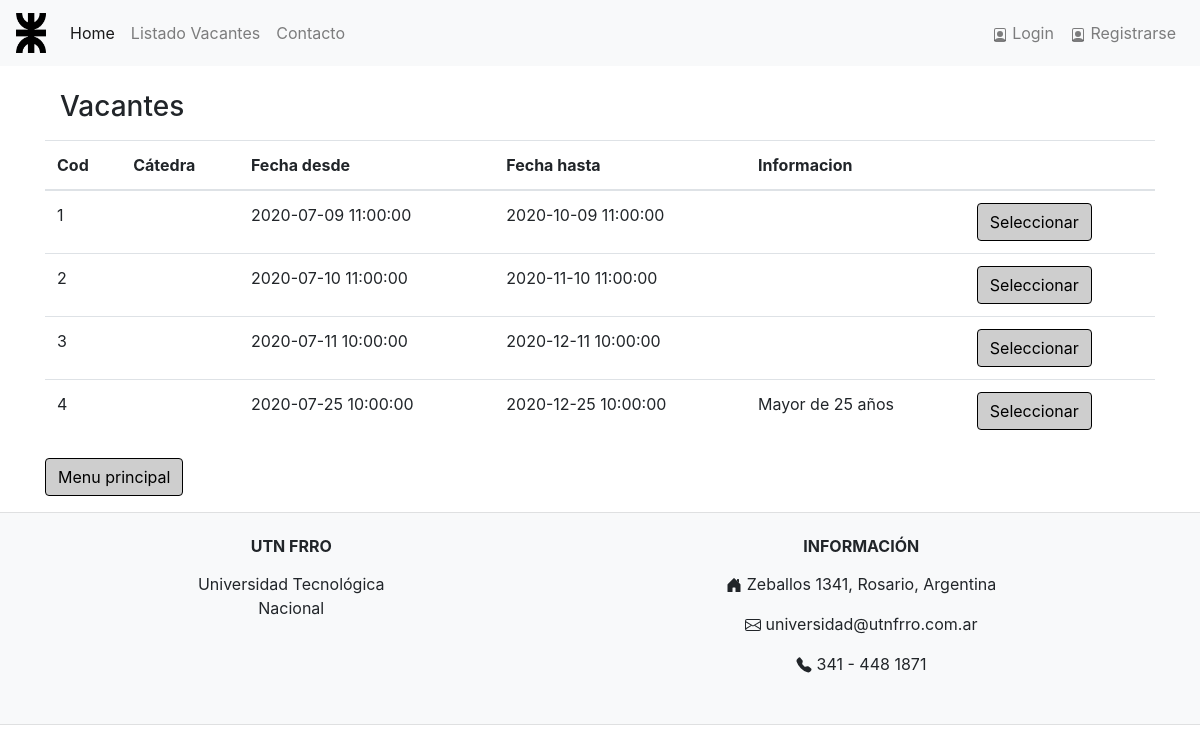
The page /Logic/vacantes.php on the database as committed earlier.
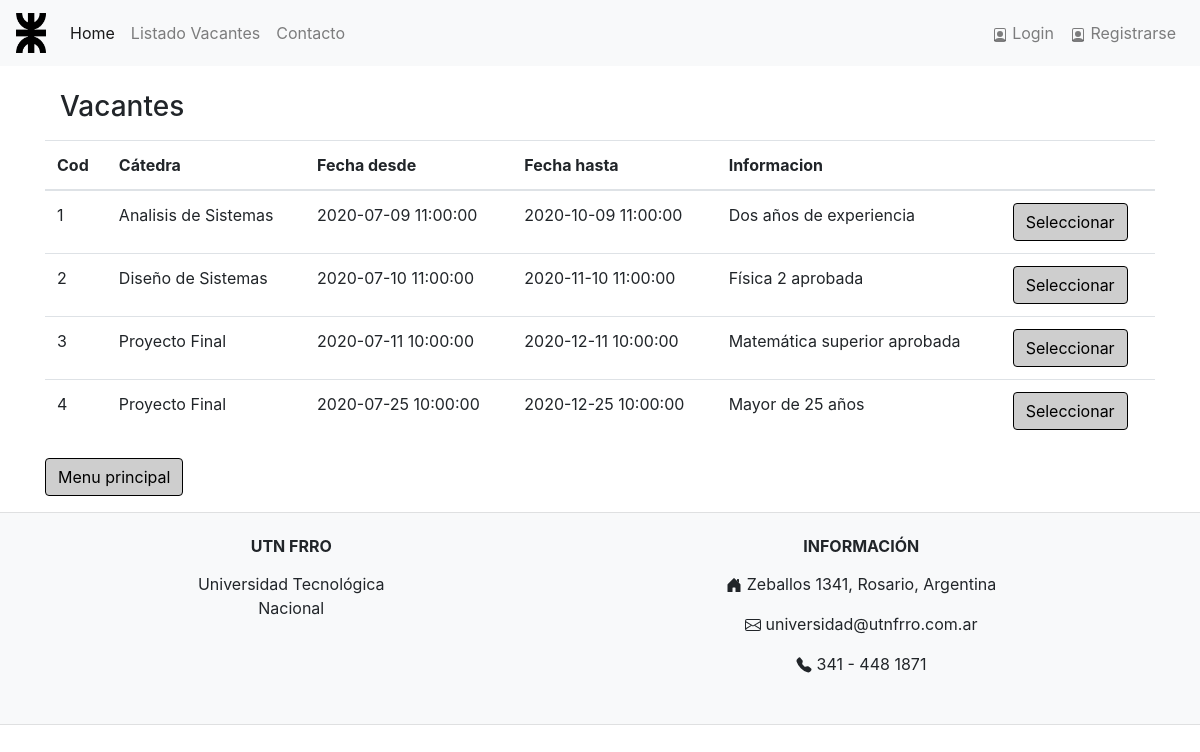
The same page on the database as committed later.
### tables this page shows
CREATE TABLE `vacante` (
  `cod_vacante` int(11) NOT NULL,
  `fecha_desde` datetime NOT NULL,
  `fecha_hasta` datetime NOT NULL,
  `info_general` varchar(45) DEFAULT NULL,
  `cod_catedra` int(11) NOT NULL,
  PRIMARY KEY (`cod_vacante`),
  KEY `fk_vacante_catedra_idx` (`cod_catedra`),
  CONSTRAINT `fk_vacante_catedra` FOREIGN KEY (`cod_catedra`) REFERENCES `catedra` (`cod_catedra`) ON UPDATE CASCADE
);

CREATE TABLE `catedra` (
  `cod_catedra` int(11) NOT NULL,
  `nombre_catedra` varchar(45) NOT NULL,
  `legajo` int(11) NOT NULL,
  `cod_departamento` int(11) NOT NULL,
  PRIMARY KEY (`cod_catedra`),
  KEY `fk_catedra_jefe-catedra_idx` (`legajo`),
  KEY `fk_catedra_departamento_idx` (`cod_departamento`),
  CONSTRAINT `fk_catedra_departamento` FOREIGN KEY (`cod_departamento`) REFERENCES `departamento` (`cod_departamento`) ON UPDATE CASCADE,
  CONSTRAINT `fk_catedra_jefe` FOREIGN KEY (`legajo`) REFERENCES `jefe_catedra` (`legajo`) ON UPDATE CASCADE
);

### Logic/vacantes.php (the view, shortened to what this page needs)
<!DOCTYPE html>
<html>
<head>
    <?php
    include_once("../Logic/header.php");
    ?>
</head>
<body>
    <?php
    $sentencia = "SELECT v.cod_vacante, v.fecha_desde, v.fecha_hasta, v.info_general, c.nombre_catedra
                FROM vacante v
                INNER JOIN catedra c
                ON v.cod_catedra=c.cod_catedra
                WHERE NOW() < fecha_hasta";
    $resultado = mysqli_query($link, $sentencia) or die(mysqli_error($link));
    ?>
    <div class="container">
        <div class="form-group col-md-12">
            <br />
            <h3>Vacantes</h3>
        </div>
        <form action="seleccion_vacante.php" method="post">
            <table class="table">
                <thead>
                    <tr>
                        <th scope="col">Cod</th>
                        <th scope="col">Cátedra</th>
                        <th scope="col">Fecha desde</th>
                        <th scope="col">Fecha hasta</th>
                        <th scope="col">Informacion</th>
                        <th scope="col"></th>
                    </tr>
                </thead>
                <tbody>
                    <?php
                    while ($fila = mysqli_fetch_array($resultado)) {
                    ?>
                        <tr>
                            <td><?php echo ($fila['cod_vacante']); ?></td>
                            <td><?php echo ($fila['nombre_catedra']); ?></td>
                            <td><?php echo ($fila['fecha_desde']); ?></td>
                            <td><?php echo ($fila['fecha_hasta']); ?></td>
                            <td><?php echo ($fila['info_general']); ?></td>
                            <td><button type="submit" class="btn btn-primary" name="seleccion" value="<?php echo $fila['cod_vacante']; ?>">Seleccionar</button></td>
                        </tr>
                    <?php
                    }
                    ?>
                </tbody>
            </table>
        </form>
        <div class="form-group">
            <a href="../Logic/index.php" class="btn btn-primary">Menu principal</a>
        </div>
    </div>
    <?php
    include_once("../Logic/footer.php");
    ?>
</body>
</html>

Rows that differ between the two databases and show on the page:
changed vacante id 1: cod_catedra.nombre_catedra (not shown) → "Analisis de Sistemas"; info_general (not shown) → "Dos años de experiencia"
changed vacante id 2: cod_catedra.nombre_catedra (not shown) → "Diseño de Sistemas"; info_general (not shown) → "Física 2 aprobada"
changed vacante id 3: cod_catedra.nombre_catedra (not shown) → "Proyecto Final"; info_general (not shown) → "Matemática superior aprobada"
changed through a linked row, vacante "Mayor de 25 años": cod_catedra.nombre_catedra (not shown) → "Proyecto Final"
